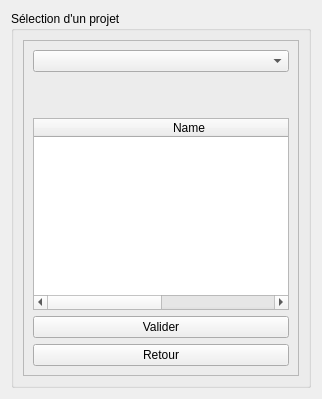
         <widget class="QWidget" name="createProjectWithAnotherOne">
          <layout class="QVBoxLayout" name="verticalLayout_9">
           <item>
            <widget class="QGroupBox" name="groupBox_5">
             <property name="title">
              <string>Sélection d'un projet</string>
             </property>
             <layout class="QHBoxLayout" name="horizontalLayout_2">
              <item>
               <widget class="QFrame" name="frame">
                <property name="frameShape">
                 <enum>QFrame::StyledPanel</enum>
                </property>
                <property name="frameShadow">
                 <enum>QFrame::Raised</enum>
                </property>
                <layout class="QVBoxLayout" name="verticalLayout_17">
                 <item>
                  <widget class="QComboBox" name="UI_comboProjectSelection"/>
                 </item>
                 <item>
                  <widget class="QLabel" name="UI_displayProjectName">
                   <property name="font">
                    <font>
                     <weight>75</weight>
                     <bold>true</bold>
                    </font>
                   </property>
                   <property name="text">
                    <string/>
                   </property>
                  </widget>
                 </item>
                 <item>
                  <widget class="QLabel" name="UI_displayProjectDescription">
                   <property name="text">
                    <string/>
                   </property>
                  </widget>
                 </item>
                 <item>
                  <widget class="QTableWidget" name="UI_tabProject">
                   <property name="editTriggers">
                    <set>QAbstractItemView::NoEditTriggers</set>
                   </property>
                   <attribute name="horizontalHeaderDefaultSectionSize">
                    <number>310</number>
                   </attribute>
                   <column>
                    <property name="text">
                     <string>Name</string>
                    </property>
                   </column>
                   <column>
                    <property name="text">
                     <string>Valeur</string>
                    </property>
                   </column>
                  </widget>
                 </item>
                 <item>
                  <widget class="QPushButton" name="UI_validationProject">
                   <property name="text">
                    <string>Valider</string>
                   </property>
                  </widget>
                 </item>
                 <item>
                  <widget class="QPushButton" name="UI_cancelProject">
                   <property name="text">
                    <string>Retour</string>
                   </property>
                  </widget>
                 </item>
                </layout>
               </widget>
              </item>
             </layout>
            </widget>
           </item>
          </layout>
         </widget>
